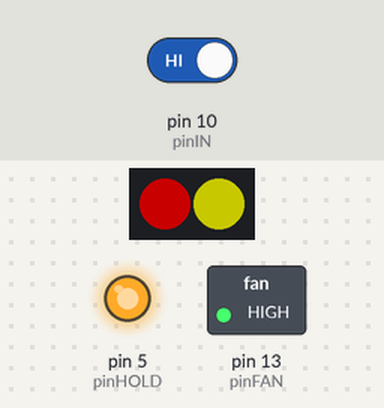
Recording of a sketch running on a simulated Arduino Uno, built with avr-gcc and run on an emulated ATmega328P. Shown: 2 RGB LEDs in strip order, left to right, switched loads named in the sketch (green lamp = pin HIGH), output pins drawn as LEDs (lit = HIGH). The inputs (shaded band) are chosen by the test bench; at power-on: pin 10 (pinIN) HIGH. Dim RGB values are drawn brighter than linear.

Above: at 2.2 s.
2.3 s: pin 10 (pinIN) driven LOW
At 3.2 s:
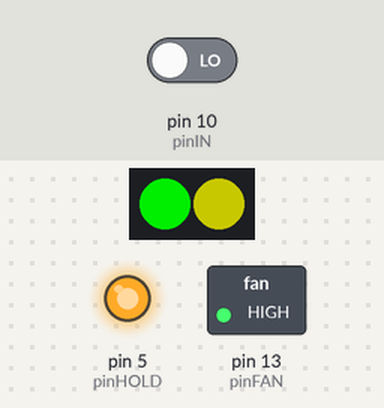
3.8 s: pin 10 (pinIN) driven HIGH
At 4.3 s:
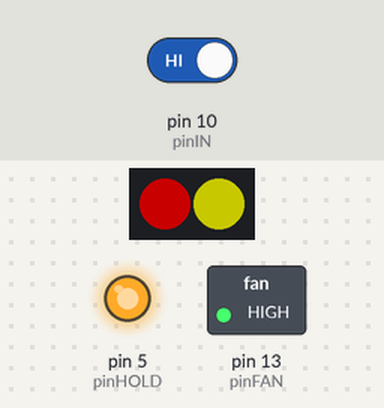
Timing chart, 0 to 6.8 s (numbered marks = the images above; inputs shaded):
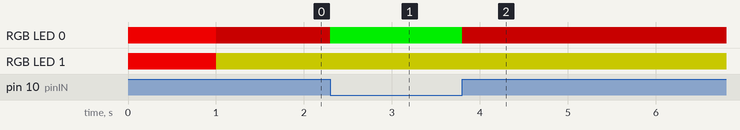

The sketch:

SK_Electro2.1v.ino
```cpp
#include <Adafruit_NeoPixel.h>
#include <avr/power.h>
#define PIN            7
#define NUMPIXELS      2
#define pinHOLD        5
#define pinFAN        13
#define pinIN          10
Adafruit_NeoPixel pixels = Adafruit_NeoPixel(NUMPIXELS, PIN, NEO_GRB + NEO_KHZ800);

int maxB = 255;
int delayval = 500; // delay for half a second

void setup() {
  pixels.begin(); // This initializes the NeoPixel library.
  pixels.setPixelColor(0, pixels.Color(200, 0, 0)); // Moderately bright green color.
  pixels.setPixelColor(1, pixels.Color(200, 0, 0)); // Moderately bright green color.
  pixels.show(); // This sends the updated pixel color to the hardware.
  pinMode(pinHOLD, OUTPUT);
  digitalWrite(pinHOLD, LOW);
  pinMode(pinFAN, OUTPUT);
  digitalWrite(pinFAN, LOW);
  pinMode(pinIN, INPUT);
  delay(1000);

  pixels.setPixelColor(0, pixels.Color(100, 100, 0)); // Moderately bright green color.
  pixels.setPixelColor(1, pixels.Color(100, 100, 0)); // Moderately bright green color.
  pixels.show(); // This sends the updated pixel color to the hardware.
  digitalWrite(pinFAN, HIGH);
  digitalWrite(pinHOLD, HIGH);
}

void loop() {

  while (1) {
    if (digitalRead(pinIN) == LOW) {
  pixels.setPixelColor(0, pixels.Color(0,200, 0)); // Moderately bright green color.
  pixels.show();

    }else{
  pixels.setPixelColor(0, pixels.Color(100,0, 0)); // Moderately bright green color.
  pixels.show();
    }


  }


  pixels.setPixelColor(0, pixels.Color(0, 200, 0)); // Moderately bright green color.
  pixels.setPixelColor(1, pixels.Color(0, 200, 0)); // Moderately bright green color.
  pixels.show(); // This sends the updated pixel color to the hardware.

  while (1) {
    digitalWrite(pinHOLD, HIGH); digitalWrite(pinFAN, HIGH);
    for (int i = 0; i < maxB; i++) {
      pixels.setPixelColor(0, pixels.Color(i, 0, i)); // Moderately bright green color.
      pixels.setPixelColor(1, pixels.Color(i, 0, i)); // Moderately bright green color.
      pixels.show(); // This sends the updated pixel color to the hardware.
      delay(10);
    }  digitalWrite(pinHOLD, LOW);
    digitalWrite(pinFAN, LOW);
    for (int i = 0; i < maxB; i++) {
      pixels.setPixelColor(0, pixels.Color(maxB - i, 0, maxB - i)); // Moderately bright green color.
      pixels.setPixelColor(1, pixels.Color(maxB - i, 0, maxB - i)); // Moderately bright green color.

      pixels.show(); // This sends the updated pixel color to the hardware.
      delay(10);
    }
  }
  // int ledPWM = 0;
  for (int j; j < 5; j++) {
    for (int i = 0; i < maxB; i++) {
      pixels.setPixelColor(0, pixels.Color(i, 0, i)); // Moderately bright green color.
      pixels.setPixelColor(1, pixels.Color(i, 0, i)); // Moderately bright green color.
      pixels.show(); // This sends the updated pixel color to the hardware.
      //     ledPWM = (int)4 * i;
      //      analogWrite(pinFAN, ledPWM);
      delay(10);
    }
    delay(100); // Delay for a period of time (in milliseconds).
    for (int i = 0; i < maxB; i++) {
      pixels.setPixelColor(0, pixels.Color(maxB - i, 0, maxB - i)); // Moderately bright green color.
      pixels.setPixelColor(1, pixels.Color(maxB - i, 0, maxB - i)); // Moderately bright green color.

      pixels.show(); // This sends the updated pixel color to the hardware.
      //   ledPWM = (int)4 * (maxB - i);
      // analogWrite(pinFAN, ledPWM);
      delay(10);
    }
  }
  // digitalWrite(pinHOLD, LOW);
}
```

Measured:
- after the input at 2.3 s, RGB LED 0: RGB(100, 0, 0) → RGB(0, 200, 0) at once
- after the input at 3.8 s, RGB LED 0: RGB(0, 200, 0) → RGB(100, 0, 0) at once
